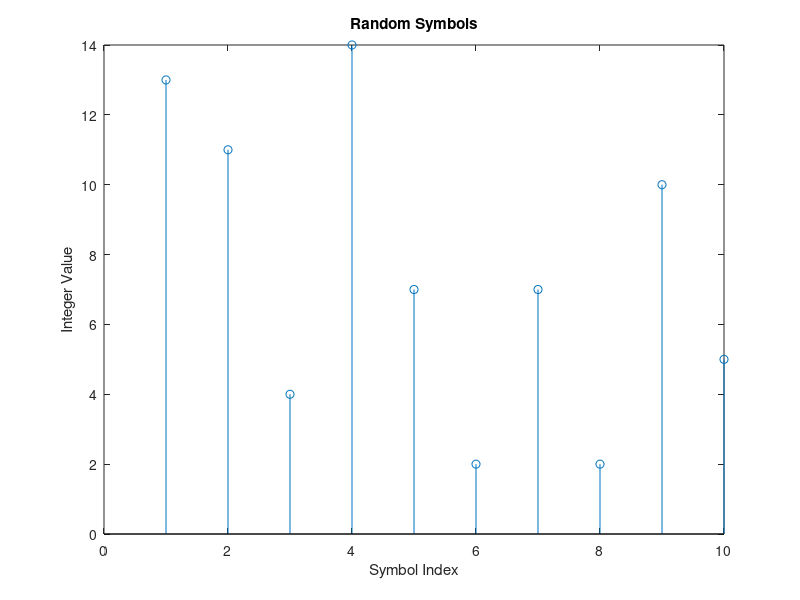

This figure's MATLAB source: (Note: this script raises an error after producing the figure.)
% qam_example

clear all
clc

% Define parameters
M = 16;                     % Size of signal constellation
k = log2(M);                % Number of bits per symbol
n = 30000;                  % Number of bits to process
numSamplesPerSymbol = 1;    % Oversampling factor

% Create a binary data stream as a column vector.
rng default                 % Use default random number generator
dataIn = randi([0 1],n,1);  % Generate vector of binary data

% Plot the first 40 bits in a stem plot.
stem(dataIn(1:40),'filled');
title('Random Bits');
xlabel('Bit Index');
ylabel('Binary Value');
%% 


%Convert the Binary Signal to an Integer-Valued Signal
% The qammod function implements a rectangular, M-ary QAM modulator, 
% M being 16 in this example. The default configuration is such that the 
% object receives integers between 0 and 15 rather than 4-tuples of bits. 
% In this example, we preprocess the binary data stream dataIn before using
% the qammod function. In particular, the bi2de function is used to convert
% each 4-tuple to a corresponding integer.
% Perform a bit-to-symbol mapping.

% Reshape data into binary k-tuples, k = log2(M)
dataInMatrix = reshape(dataIn,length(dataIn)/k,k);   
% Convert to integers
dataSymbolsIn = bi2de(dataInMatrix);                 

% Plot the first 10 symbols in a stem plot.
%figure; % Create new figure window.
stem(dataSymbolsIn(1:10));
title('Random Symbols');
xlabel('Symbol Index');
ylabel('Integer Value');
%% 


% Modulate using 16-QAM. Binary and Gray. 
dataMod = qammod(dataSymbolsIn,M,0);         % Binary coding, phase offset = 0
dataModG = qammod(dataSymbolsIn,M,0,'gray'); % Gray coding, phase offset = 0

% SNR per symbol given SNR per bit per sample
EbNo = 20;
snr = EbNo + 10*log10(k) - 10*log10(numSamplesPerSymbol);

% Received signal with AWGN
receivedSignal = awgn(dataMod,snr,'measured');
receivedSignalG = awgn(dataModG,snr,'measured');

% Constellation of received samples
sPlotFig = scatterplot(receivedSignal,1,0,'g.');
hold on
scatterplot(dataMod,1,0,'k*',sPlotFig)
%% 


% Demodulate 16 QAM. 
% The qamdemod function is used to demodulate the received data and 
% output integer-valued data symbols.
dataSymbolsOut = qamdemod(receivedSignal,M);
dataSymbolsOutG = qamdemod(receivedSignalG,M,0,'gray');

% Convert the Integer-Valued Signal to a Binary Signal
dataOutMatrix = de2bi(dataSymbolsOut,k);
dataOut = dataOutMatrix(:);                   % Return data in column vector
dataOutMatrixG = de2bi(dataSymbolsOutG,k);
dataOutG = dataOutMatrixG(:);                 % Return data in column vector

% Compute the System BER
[numErrors,ber] = biterr(dataIn,dataOut);
fprintf('\nThe binary coding bit error rate = %5.2e, based on %d errors\n', ...
    ber,numErrors)
[numErrorsG,berG] = biterr(dataIn,dataOutG);
fprintf('\nThe Gray coding bit error rate = %5.2e, based on %d errors\n', ...
    berG,numErrorsG)
%% 


% Observe that Gray coding significantly reduces the bit error rate.

% Binary Symbol Mapping for 16-QAM Constellation. Generate and plot. 
M = 16;                         % Modulation order
x = (0:15)';                    % Integer input
y1 = qammod(x,16,'bin');        % 16-QAM output
scatterplot(y1)
text(real(y1)+0.1, imag(y1), dec2bin(x))
title('16-QAM, Binary Symbol Mapping')
axis([-4 4 -4 4])
%% 


% Gray-coded Symbol Mapping for 16-QAM Constellation. Generate and plot. 
y2 = qammod(x,16,'gray');  % 16-QAM output, Gray-coded
scatterplot(y2)
text(real(y2)+0.1, imag(y2), dec2bin(x))
title('16-QAM, Gray-coded Symbol Mapping')
axis([-4 4 -4 4])

% Pulse Shaping Using a Raised Cosine Filter
M = 16;                     % Size of signal constellation
k = log2(M);                % Number of bits per symbol
numBits = 3e5;              % Number of bits to process
numSamplesPerSymbol = 4;    % Oversampling factor
%% 


% Set the square-root, raised cosine filter parameters.
span = 10;        % Filter span in symbols
rolloff = 0.25;   % Roloff factor of filter

% Create a square-root, raised cosine filter using the rcosdesign function.
rrcFilter = rcosdesign(rolloff, span, numSamplesPerSymbol);

% Display the RRC filter
fvtool(rrcFilter,'Analysis','Impulse')
%% 


% Now perform simulation to evaluate BER
% Reshape the input vector into a matrix of 4-bit binary data,
% which is then converted into integer symbols.

dataInMatrix = reshape(dataIn, length(dataIn)/k, k); % Reshape data into binary 4-tuples
dataSymbolsIn = bi2de(dataInMatrix);                 % Convert to integers

%Apply 16-QAM modulation using qammod.
dataMod = qammod(dataSymbolsIn, M);

%Using the upfirdn function, upsample and apply the square-root, raised cosine filter.
txSignal = upfirdn(dataMod, rrcFilter, numSamplesPerSymbol, 1);

% The upfirdn function upsamples the modulated signal, dataMod,
% by a factor of numSamplesPerSymbol.
% Set the Eb/N0 to 10 dB and convert the SNR given the number of bits per symbol,
% k, and the number of samples per symbol.
EbNo = 10;
snr = EbNo + 10*log10(k) - 10*log10(numSamplesPerSymbol);

% Pass the filtered signal through an AWGN channel.
rxSignal = awgn(txSignal, snr, 'measured');

% Filter the received signal 
rxFiltSignal = upfirdn(rxSignal,rrcFilter,1,numSamplesPerSymbol);   % Downsample and filter
rxFiltSignal = rxFiltSignal(span+1:end-span);                       % Account for delay

% Apply 16-QAM demodulation to the received, filtered signal.
dataSymbolsOut = qamdemod(rxFiltSignal, M);

%Using the de2bi function, convert the incoming integer symbols into binary data.
dataOutMatrix = de2bi(dataSymbolsOut,k);
dataOut = dataOutMatrix(:);                 % Return data in column vector

%Apply the biterr function to determine the number of errors and the associated BER.
[numErrors, ber] = biterr(dataIn, dataOut);
fprintf('\nThe bit error rate = %5.2e, based on %d errors\n', ...
    ber, numErrors)

% Eye diagram
eyediagram(txSignal(1:2000),numSamplesPerSymbol*2);
%% 

% Constellation diagram
h = scatterplot(sqrt(numSamplesPerSymbol)*...
    rxSignal(1:numSamplesPerSymbol*5e3),...
    numSamplesPerSymbol,0,'g.');
hold on;
scatterplot(rxFiltSignal(1:5e3),1,0,'kx',h);
title('Received Signal, Before and After Filtering');
legend('Before Filtering','After Filtering');
axis([-5 5 -5 5]); % Set axis ranges
hold off;










































